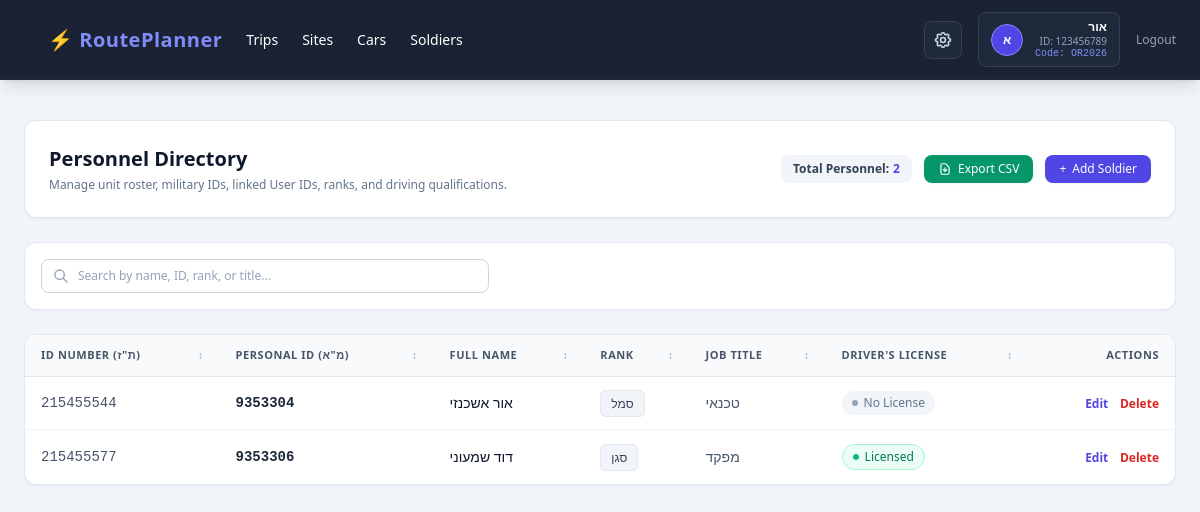
/soldiers/ (signed in), run on an earlier commit of the app's database.
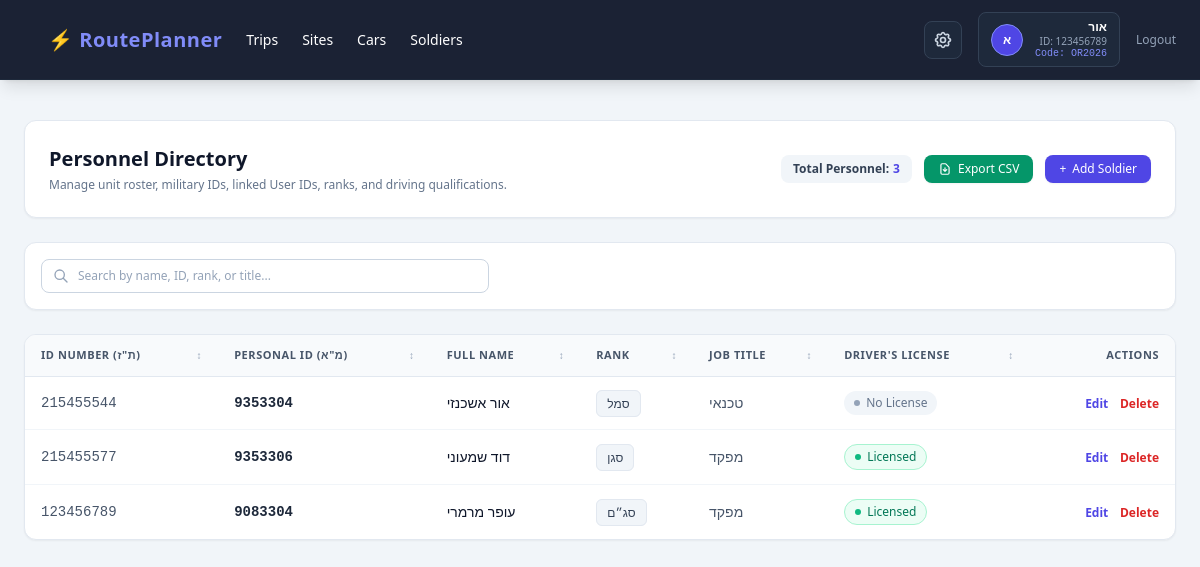
And on a later commit of the database.
### app/models.py (models this page shows, shortened)
class User(db.Model, UserMixin):
    __tablename__ = 'users'
    id = db.Column(db.String(50), primary_key=True)  # Stores Israeli ID (ת"ז)
    full_name = db.Column(db.String(100), nullable=False)
    phone_number = db.Column(db.String(20), nullable=False)
    password_hash = db.Column(db.String(255), nullable=False)
    used_invitation_code = db.Column(db.String(50), nullable=True)

class Soldier(db.Model):
    __tablename__ = 'soldiers'
    id = db.Column(db.Integer, primary_key=True, autoincrement=True)
    id_number = db.Column(db.String(9), db.ForeignKey('users.id'), unique=True, nullable=True)
    personal_id = db.Column(db.String(20), unique=True, nullable=False)  # מ"א
    full_name = db.Column(db.String(100), nullable=False)
    rank = db.Column(db.String(50), nullable=False)
    job_title = db.Column(db.String(100), nullable=False)
    has_driver_license = db.Column(db.Boolean, default=False, nullable=False)
    user = db.relationship('User', backref=db.backref('soldier_profile', uselist=False))

### app/routes/soldiers.py (the view, shortened to what this page needs)
@soldiers_bp.route('/', methods=['GET', 'POST'])
@login_required
def list_soldiers():
    soldiers = Soldier.query.all()
    users = User.query.all()
    return render_template(
        'soldiers.html',
        soldiers=soldiers,
        ranks=RANKS,
        job_titles=JOB_TITLES,
        users=users
    )

### app/templates/soldiers.HTML (shortened to what this page needs)
{% extends 'base.html' %}
{% block content %}
<div class="space-y-6">
    <div class="flex flex-col sm:flex-row justify-between items-start sm:items-center gap-4 bg-white dark:bg-slate-800 p-6 rounded-xl shadow-sm border border-slate-200 dark:border-slate-700">
        <div>
            <h1 class="text-xl font-bold text-slate-900 dark:text-slate-100" data-en="Personnel Directory" data-he="ניהול חיילים וסגל">Personnel Directory</h1>
            <p class="text-xs text-slate-500 dark:text-slate-400 mt-1" data-en="Manage unit roster, military IDs, linked User IDs, ranks, and driving qualifications." data-he="ניהול רשימת החיילים, תעודת זהות, מספר אישי, דרגות והסמכות נהיגה">
            </p>
        </div>
        <div class="flex items-center gap-3">
            <span class="px-3 py-1.5 rounded-lg bg-slate-100 dark:bg-slate-700 text-slate-700 dark:text-slate-200 text-xs font-semibold flex items-center gap-1">
                <span data-en="Total Personnel:" data-he="סה&quot;כ חיילים:">Total Personnel:</span>
                <span class="font-bold text-indigo-600 dark:text-indigo-400" id="totalPersonnelCount">{{ soldiers | length }}</span>
            </span>
             <button onclick="exportToCSV()" class="bg-emerald-600 hover:bg-emerald-500 dark:bg-emerald-700 dark:hover:bg-emerald-600 text-white px-3.5 py-1.5 rounded-lg text-xs font-medium transition flex items-center gap-1.5 shadow-sm">
                <svg class="w-3.5 h-3.5" fill="none" stroke="currentColor" viewBox="0 0 24 24">
                    <path stroke-linecap="round" stroke-linejoin="round" stroke-width="2" d="M12 10v6m0 0l-3-3m3 3l3-3m2 8H7a2 2 0 01-2-2V5a2 2 0 012-2h5.586a1 1 0 01.707.293l5.414 5.414a1 1 0 01.293.707V19a2 2 0 01-2 2z"></path>
                </svg>
                <span data-en="Export CSV" data-he="ייצוא CSV">Export CSV</span>
            </button>
            <button onclick="openModal('addSoldierModal')" class="bg-indigo-600 hover:bg-indigo-500 text-white px-3.5 py-1.5 rounded-lg text-xs font-medium transition flex items-center gap-1.5 shadow-sm">
                <span>+</span>
                <span data-en="Add Soldier" data-he="הוסף חייל">Add Soldier</span>
            </button>
        </div>
    </div>
    <div class="flex flex-col sm:flex-row items-center justify-between gap-4 bg-white dark:bg-slate-800 p-4 rounded-xl shadow-sm border border-slate-200 dark:border-slate-700">
        <div class="relative w-full max-w-md">
            <input type="text"
                   id="searchInput"
                   onkeyup="filterSoldiers()"
                   placeholder="Search by name, ID, rank, or title..."
                   data-en-placeholder="Search by name, ID, rank, or title..."
                   data-he-placeholder="חפש לפי שם, ת&quot;ז, מ&quot;א, דרגה או תפקיד..."
                   class="w-full pl-9 pr-4 py-2 text-xs rounded-lg border border-slate-300 dark:border-slate-600 bg-white dark:bg-slate-900 text-slate-900 dark:text-slate-100 placeholder-slate-400 focus:ring-2 focus:ring-indigo-500 focus:border-indigo-500 outline-none transition">
            <div class="absolute inset-y-0 left-0 pl-3 flex items-center pointer-events-none text-slate-400">
            </div>
        </div>
    </div>
    <div class="bg-white dark:bg-slate-800 rounded-xl shadow-sm border border-slate-200 dark:border-slate-700 overflow-hidden">
        <div class="overflow-x-auto">
            <table class="w-full text-left border-collapse" id="soldiersTable">
                <thead>
                    <tr class="bg-slate-50 dark:bg-slate-700/50 text-slate-600 dark:text-slate-300 text-[11px] font-bold uppercase tracking-wider border-b border-slate-200 dark:border-slate-700">
                        <th onclick="sortTable(0)" class="py-3 px-4 cursor-pointer hover:bg-slate-100 dark:hover:bg-slate-700 transition select-none">
                            <div class="flex items-center justify-between">
                                <span data-en="ID Number (ת&quot;ז)" data-he="תעודת זהות">ID Number</span>
                                <span class="sort-icon text-slate-400 text-[10px] ml-1">↕</span>
                            </div>
                        </th>
                        <th onclick="sortTable(1)" class="py-3 px-4 cursor-pointer hover:bg-slate-100 dark:hover:bg-slate-700 transition select-none">
                            <div class="flex items-center justify-between">
                                <span data-en="Personal ID (מ&quot;א)" data-he="מספר אישי">Personal ID</span>
                                <span class="sort-icon text-slate-400 text-[10px] ml-1">↕</span>
                            </div>
                        </th>
                        <th onclick="sortTable(2)" class="py-3 px-4 cursor-pointer hover:bg-slate-100 dark:hover:bg-slate-700 transition select-none">
                            <div class="flex items-center justify-between">
                                <span data-en="Full Name" data-he="שם מלא">Full Name</span>
                                <span class="sort-icon text-slate-400 text-[10px] ml-1">↕</span>
                            </div>
                        </th>
                        <th onclick="sortTable(3)" class="py-3 px-4 cursor-pointer hover:bg-slate-100 dark:hover:bg-slate-700 transition select-none">
                            <div class="flex items-center justify-between">
                                <span data-en="Rank" data-he="דרגה">Rank</span>
                                <span class="sort-icon text-slate-400 text-[10px] ml-1">↕</span>
                            </div>
                        </th>
                        <th onclick="sortTable(4)" class="py-3 px-4 cursor-pointer hover:bg-slate-100 dark:hover:bg-slate-700 transition select-none">
                            <div class="flex items-center justify-between">
                                <span data-en="Job Title" data-he="תפקיד">Job Title</span>
                                <span class="sort-icon text-slate-400 text-[10px] ml-1">↕</span>
                            </div>
                        </th>
                        <th onclick="sortTable(5)" class="py-3 px-4 cursor-pointer hover:bg-slate-100 dark:hover:bg-slate-700 transition select-none">
                            <div class="flex items-center justify-between">
                                <span data-en="Driver's License" data-he="רישיון נהיגה">Driver's License</span>
                                <span class="sort-icon text-slate-400 text-[10px] ml-1">↕</span>
                            </div>
                        </th>
                        <th class="py-3 px-4 text-right" data-en="Actions" data-he="פעולות">Actions</th>
                    </tr>
                </thead>
                <tbody class="divide-y divide-slate-100 dark:divide-slate-700 text-sm" id="tableBody">
                    {% if soldiers %}
                        {% for s in soldiers %}
                        <tr class="soldier-row hover:bg-slate-50/50 dark:hover:bg-slate-700/30 transition">
                            <td class="py-3.5 px-4 font-mono text-slate-600 dark:text-slate-400">{{ s.id_number or '' }}</td>
                            <td class="py-3.5 px-4 font-mono font-semibold text-slate-800 dark:text-slate-200">{{ s.personal_id }}</td>
                            <td class="py-3.5 px-4 font-medium text-slate-900 dark:text-slate-100">{{ s.full_name }}</td>
                            <td class="py-3.5 px-4">
                                <span class="bg-slate-100 dark:bg-slate-700 text-slate-700 dark:text-slate-300 font-medium px-2.5 py-1 rounded-md text-xs border border-slate-200 dark:border-slate-600">
                                    {{ s.rank }}
                                </span>
                            </td>
                            <td class="py-3.5 px-4 text-slate-600 dark:text-slate-300">{{ s.job_title }}</td>
                            <td class="py-3.5 px-4" data-sort="{{ 1 if s.has_driver_license else 0 }}">
                                {% if s.has_driver_license %}
                                    <span class="inline-flex items-center gap-1.5 bg-emerald-50 dark:bg-emerald-950/40 text-emerald-700 dark:text-emerald-400 text-xs px-2.5 py-1 rounded-full font-medium border border-emerald-200 dark:border-emerald-800">
                                        <span class="w-1.5 h-1.5 rounded-full bg-emerald-500"></span>
                                        <span data-en="Licensed" data-he="בעל רישיון">Licensed</span>
                                    </span>
                                {% else %}
                                    <span class="inline-flex items-center gap-1.5 bg-slate-100 dark:bg-slate-700 text-slate-500 dark:text-slate-400 text-xs px-2.5 py-1 rounded-full font-medium">
                                        <span class="w-1.5 h-1.5 rounded-full bg-slate-400"></span>
                                        <span data-en="No License" data-he="ללא רישיון">No License</span>
                                    </span>
                                {% endif %}
                            </td>
                            <td class="py-3.5 px-4 text-right space-x-2">
                                <button onclick="openModal('editModal-{{ s.id }}')" class="text-indigo-600 dark:text-indigo-400 hover:text-indigo-900 dark:hover:text-indigo-300 text-xs font-semibold" data-en="Edit" data-he="ערוך">Edit</button>
                                <form action="{{ url_for('soldiers.delete_soldier', id=s.id) }}" method="POST" class="inline" onsubmit="return confirm('Are you sure you want to remove this soldier?');">
                                    <button type="submit" class="text-red-600 dark:text-red-400 hover:text-red-900 dark:hover:text-red-300 text-xs font-semibold" data-en="Delete" data-he="מחק">Delete</button>
                                </form>
                            </td>
                        </tr>
                        {% endfor %}
                    {% else %}
                        <tr id="noDataRow">
                            <td colspan="7" class="py-8 text-center text-slate-400 dark:text-slate-500 italic" data-en="No soldiers registered in the system." data-he="אין חיילים רשומים במערכת.">
                                No soldiers registered in the system.
                            </td>
                        </tr>
                    {% endif %}
                </tbody>
            </table>
        </div>
    </div>
</div>
{% endblock %}

### app/templates/base.HTML (shortened to what this page needs)
<!DOCTYPE html>
<html lang="en">
<head>
    <html lang="en-GB"></html>
    <script src="https://cdn.tailwindcss.com"></script>
</head>
<body class="bg-slate-100 dark:bg-slate-900 font-sans text-slate-800 dark:text-slate-100 flex flex-col min-h-screen transition-colors duration-200">
<nav class="sticky top-0 z-50 bg-slate-900/95 backdrop-blur-md text-white px-4 sm:px-6 py-3 shadow-lg border-b border-slate-800">
    <div class="flex justify-between items-center">
        <div class="flex items-center space-x-4 md:space-x-6">
            <a href="{{ url_for('trips.list_trips') if current_user.is_authenticated else '#' }}" class="text-xl font-bold tracking-wide text-indigo-400 flex items-center gap-2">
                ⚡ RoutePlanner
            </a>
            {% if current_user.is_authenticated and request.endpoint not in ['auth.login', 'auth.register'] %}
                <div class="hidden md:flex items-center space-x-6">
                    <a href="{{ url_for('trips.list_trips') }}" class="hover:text-indigo-300 transition text-sm" data-en="Trips" data-he="נסיעות">Trips</a>
                    <a href="{{ url_for('sites.list_sites') }}" class="hover:text-indigo-300 transition text-sm" data-en="Sites" data-he="אתרים">Sites</a>
                    <a href="{{ url_for('cars.list_cars') }}" class="hover:text-indigo-300 transition text-sm" data-en="Cars" data-he="רכבים">Cars</a>
                    <a href="{{ url_for('soldiers.list_soldiers') }}" class="hover:text-indigo-300 transition text-sm" data-en="Soldiers" data-he="חיילים">Soldiers</a>
                </div>
            {% endif %}
        </div>
        <div class="flex items-center space-x-2 sm:space-x-4">
            <div class="relative">
                <button id="settingsBtn" class="p-2 rounded-lg bg-slate-800 hover:bg-slate-700 text-slate-300 hover:text-white transition border border-slate-700 flex items-center justify-center focus:outline-none" title="Settings">
                </button>
            </div>
            {% if current_user.is_authenticated %}
                <div class="flex items-center space-x-2 sm:space-x-3 bg-slate-800 px-2 sm:px-3 py-1.5 rounded-lg border border-slate-700">
                    <div class="w-7 h-7 sm:w-8 sm:h-8 rounded-full bg-indigo-600 flex items-center justify-center font-bold text-white text-xs border border-indigo-400">
                        {{ (current_user.full_name or current_user.id)[0] | upper }}
                    </div>
                    <div class="text-right leading-tight hidden sm:block">
                        <p class="text-xs font-bold text-white">{{ current_user.full_name or current_user.id }}</p>
                        <p class="text-[10px] text-slate-400">ID: {{ current_user.id }}</p>
                        {% if current_user.used_invitation_code %}
                            <p class="text-[10px] text-indigo-400 font-mono">Code: {{ current_user.used_invitation_code }}</p>
                        {% endif %}
                    </div>
                </div>
                <a href="{{ url_for('auth.logout') }}" class="text-xs text-slate-400 hover:text-white transition" data-en="Logout" data-he="התנתק">Logout</a>
            {% endif %}
        </div>
    </div>
</nav>
<main class="max-w-7xl mx-auto p-4 sm:p-6 flex-grow w-full">
    {% block content %}{% endblock %}
</main>
</body>
</html>

What changed in the data, as far as the page shows it:
added Soldier: id_number "123456789", personal_id "9083304", full_name "עופר מרמרי", rank "סג״ם", job_title "מפקד", has_driver_license True (drawn)
Also different on the page:
{{ soldiers | length }}: "2" → "3"
